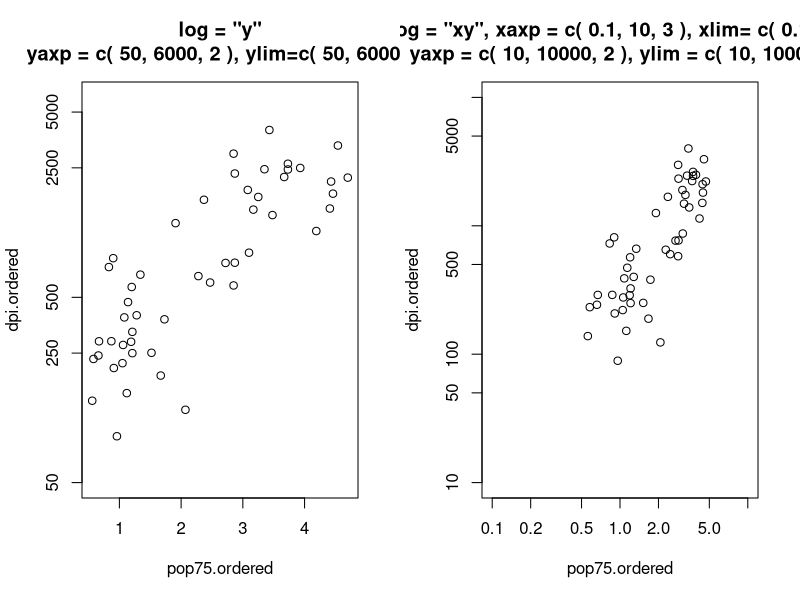

The R source for this figure:
par( mfrow=c( 1, 2 ) )

ord = order( 
  LifeCycleSavings$pop75 
)
pop75.ordered = LifeCycleSavings$pop75[ ord ]
dpi.ordered = LifeCycleSavings$dpi[ ord ]

plot( 
  pop75.ordered, 
  dpi.ordered, 
  main="log = \"y\"\nyaxp = c( 50, 6000, 2 ), ylim=c( 50, 6000 )", 
  log="y", 
  yaxp=c( 50, 6000, 2 ), 
  ylim=c( 50, 6000 ) 
  )
plot( 
  pop75.ordered, 
  dpi.ordered, 
  main="log = \"xy\", xaxp = c( 0.1, 10, 3 ), xlim= c( 0.1, 10)\nyaxp = c( 10, 10000, 2 ), ylim = c( 10, 10000 )", 
  log="xy", 
  xaxp=c( 0.1, 10, 3 ), 
  yaxp=c( 10, 10000, 2 ), 
  xlim=c( 0.1, 10 ), 
  ylim=c( 10, 10000 ) 
  )

par( mfrow=c( 1, 1 ) )
